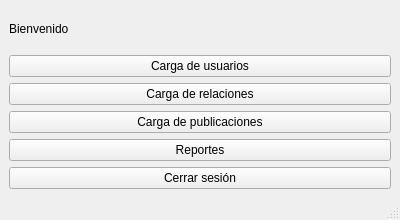
<?xml version="1.0" encoding="UTF-8"?>
<ui version="4.0">
 <class>MenuAdm</class>
 <widget class="QMainWindow" name="MenuAdm">
  <property name="geometry">
   <rect>
    <x>0</x>
    <y>0</y>
    <width>400</width>
    <height>220</height>
   </rect>
  </property>
  <property name="windowTitle">
   <string>Menú Administrador</string>
  </property>
  <widget class="QWidget" name="centralwidget">
   <layout class="QVBoxLayout" name="verticalLayout">
    <item>
     <widget class="QLabel" name="label">
      <property name="text">
       <string>Bienvenido</string>
      </property>
     </widget>
    </item>
    <item>
     <widget class="QPushButton" name="cargaUsuariosButton">
      <property name="text">
       <string>Carga de usuarios</string>
      </property>
     </widget>
    </item>
    <item>
     <widget class="QPushButton" name="cargaRelacionesButton">
      <property name="text">
       <string>Carga de relaciones</string>
      </property>
     </widget>
    </item>
    <item>
     <widget class="QPushButton" name="cargaPublicacionesButton">
      <property name="text">
       <string>Carga de publicaciones</string>
      </property>
     </widget>
    </item>
    <item>
     <widget class="QPushButton" name="reportesButton">
      <property name="text">
       <string>Reportes</string>
      </property>
     </widget>
    </item>
    <item>
     <widget class="QPushButton" name="cerrarSesionButton">
      <property name="text">
       <string>Cerrar sesión</string>
      </property>
     </widget>
    </item>
   </layout>
  </widget>
  <widget class="QStatusBar" name="statusbar"/>
 </widget>
 <resources/>
 <connections/>
</ui>
